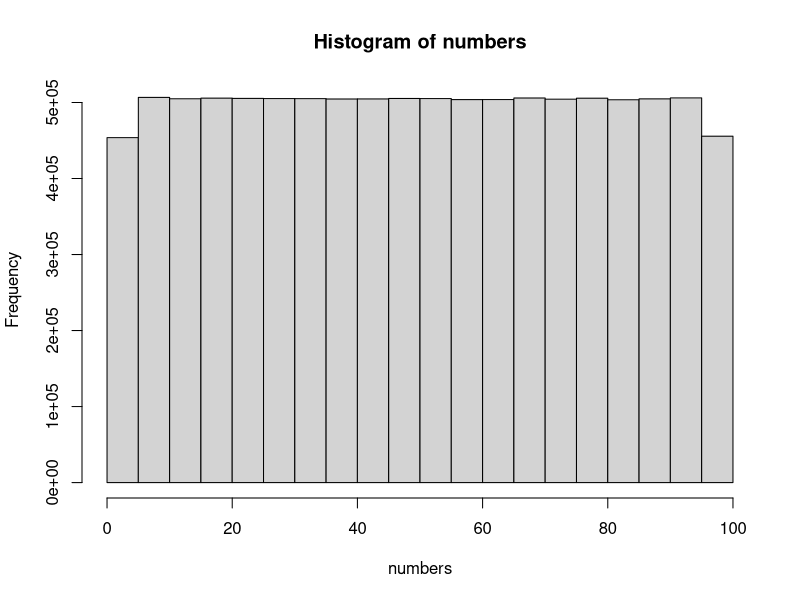

Here is the R script that generated this plot: (Note: this script raises an error after producing the figure.)
# ------------------------------------------------------------------------------
# Guessing Game Exercise
# ------------------------------------------------------------------------------
# October 2021
# Pete Arnold
# ------------------------------------------------------------------------------

# Step 0. Display something so we know we are working.
print("Hello, world!")

# Step 1. Think of a number.
# Generate a random number between 1 and 100 (inclusive). There are other
# solutions, for example, n <- as.integer(runif(1) * 100).
# This is a function call that gets 1 number in the range 1 to 100 from a
# uniform distribution (we'll cover that later).
number <- runif(n=1, min=1, max=100)
# But we should only allow whole numbers as decimals would be hard to guess
# exactly, so we round 'number' to zero decimal place and save the value back to
# 'number'.
number <- round(number, 0)

# We can, in fact, do this is one step.
number <- round(runif(1, 1, 100), 0)

# ------------------------------------------------------------------------------

# How shall we check that this is correct?
# Make n large and see the statistics of the values are saying.
# It is good practice to put numbers that might vary in named variables.

# Define a large number.
count <- 10000000
# Get that many numbers - this will be a long list called numbers.
numbers <- round(runif(count, 1, 100), 0)
# We can plot a histogram of those numbers to see if it looks right.
hist(numbers)
# We can do the basic descriptive statistics and see if they look right.
summary(numbers)

# ------------------------------------------------------------------------------

# And, as they are numbers, we can write some code to check them for us.
# Here we have textual data, Min. and Max., which we indicate is text by placing
# quotes around them (they are referred to as strings (of characters)).
# The square brackets []allow us to access a paricular data entry in a list.
# The 'if' statement reads like it is written and will run the first section of
# code if the check on the 'if' line is TRUE and the second if it is FALSE.
check <- summary(numbers)
if ((check['Min.'] == 1) & (check['Max.'] == 100)) {
    print("Number range is OK.")
} else {
    print("Number range is not as intended!")
}

# ------------------------------------------------------------------------------

# 2. Get the user to make a guess.

guess <- readline(prompt="Enter a number:")

# ------------------------------------------------------------------------------

# 3. How do we check that we have a number?
# Convert the entered string to a number - as.numeric() will do this and, if the
# string is not a number it will return NA.
guess <- as.numeric(guess)

# Now all we need to do is check if the guess is NA. If not, it must be a
# number. If it is NA, we'll stop and print out a message to tell the user.
# This kind of checking is done with an 'if' statement - if the contents of the
# brackets after the if are TRUE, the next section is run. If FALSE, it is
# skipped.
if (is.na(guess)){
    stop("That guess was not a number!\n")
}

# ------------------------------------------------------------------------------

# 4. How do we check if the guess matches the number?
# 4.1
if (guess == number){
    print("You guessed correctly!")
}
# 4.2
if (guess == number){
    print("You guessed correctly!")
} else {
    print("You guessed wrong!")
}
# 4.3
have_guessed <- guess == number
if (have_guessed == TRUE){
    print("You guessed correctly!")
} else {
    print("You guessed wrong!")
}

# ------------------------------------------------------------------------------

# 5. Do it again - use a loop - one with for, one with while and one with
# repeat.

# This is all the one-guess code.
number <- runif(1, 1, 100)
number <- round(number, 0)
guess <- readline(prompt="Enter a number:")
guess <- as.numeric(guess)
if (is.na(guess)){
    stop("That guess was not a number!\n")
}
have_guessed <- guess == number
if (have_guessed == TRUE){
    print("You guessed correctly!")
} else {
    print("You guessed wrong!")
}

# This is the for-loop code.
number <- runif(1, 1, 100)
number <- round(number, 0)
attempts <- 0
steps <- 10
for (step in 1: steps){
    guess <- readline(prompt="Enter a number:")
    guess <- as.numeric(guess)
    if (is.na(guess)){
        stop("That guess was not a number!\n")
    }
    have_guessed <- guess == number
    attempts <- attempts + 1
    if (have_guessed == TRUE){
        print("You guessed correctly!")
        break
    } else {
        print("You guessed wrong!")
    }
}

# This is the while-loop code.
number <- runif(1, 1, 100)
number <- round(number, 0)
attempts <- 0
have_guessed <- FALSE
while(have_guessed == FALSE){
    guess <- readline(prompt="Enter a number:")
    guess <- as.numeric(guess)
    if (is.na(guess)){
        stop("That guess was not a number!\n")
    }
    have_guessed <- guess == number
    attempts <- attempts + 1
    if (have_guessed == TRUE){
        print("You guessed correctly!")
    } else {
        print("You guessed wrong!")
    }
}

# This is the repeat-loop code.
number <- runif(1, 1, 100)
number <- round(number, 0)
attempts <- 0
repeat{
    guess <- readline(prompt="Enter a number:")
    guess <- as.numeric(guess)
    if (is.na(guess)){
        stop("That guess was not a number!\n")
    }
    have_guessed <- guess == number
    attempts <- attempts + 1
    if (have_guessed == TRUE){
        print("You guessed correctly!")
        break
    } else {
        print("You guessed wrong!")
    }
}

# ------------------------------------------------------------------------------

# 7. Messing with the code.
# 7.1 Improving the messages.
# This is the repeat-loop code.
number <- runif(1, 1, 100)
number <- round(number, 0)
attempts <- 0
repeat{
    guess_string <- readline(prompt="Enter a number:")
    guess <- as.numeric(guess_string)
    if (is.na(guess)){
        stop(paste("That guess (", guess_string, ") was not a number!\n"))
    }
    have_guessed <- guess == number
    attempts <- attempts + 1
    if (have_guessed == TRUE){
        cat("You guessed correctly, it was", number, "!\n")
        cat("You took", attempts, "goes to guess.\n")
        break
    } else {
        cat("You guessed wrong, it wasn't", guess, "!\n")
    }
}

# 7.2 Improve the error handling.
number <- runif(1, 1, 100)
number <- round(number, 0)
attempts <- 0
repeat{
    guess_string <- readline(prompt="Enter a number:")
    guess <- as.numeric(guess_string)
    if (is.na(guess)){
        cat("That guess (", guess_string, ") was not a number!\n")
        next
    }
    have_guessed <- guess == number
    attempts <- attempts + 1
    if (have_guessed == TRUE){
        cat("You guessed correctly, it was", number, "!\n")
        cat("You took", attempts, "goes to guess.\n")
        break
    } else {
        cat("You guessed wrong, it wasn't", guess, "!\n")
    }
}

# 7.3 An explicit way out.
number <- runif(1, 1, 100)
number <- round(number, 0)
attempts <- 0
repeat{
    guess_string <- readline(prompt="Enter a number:")
    if (guess_string == 'q'){
        break
    }
    guess <- as.numeric(guess_string)
    if (is.na(guess)){
        cat("That guess (", guess_string, ") was not a number!\n")
        next
    }
    have_guessed <- guess == number
    attempts <- attempts + 1
    if (have_guessed == TRUE){
        cat("You guessed correctly, it was", number, "!\n")
        cat("You took", attempts, "goes to guess.\n")
        break
    } else {
        cat("You guessed wrong, it wasn't", guess, "!\n")
    }
}

# 7.4 With clues.
number <- runif(1, 1, 100)
number <- round(number, 0)
attempts <- 0
repeat{
    guess_string <- readline(prompt="Enter a number:")
    if (guess_string == 'q'){
        break
    }
    guess <- as.numeric(guess_string)
    if (is.na(guess)){
        cat("That guess (", guess_string, ") was not a number!\n")
        next
    }
    have_guessed <- guess == number
    attempts <- attempts + 1
    if (have_guessed == TRUE){
        cat("You guessed correctly, it was", number, "!\n")
        cat("You took", attempts, "goes to guess.\n")
        break
    } else {
        if (guess > number) {
            cat("You guessed too high, it wasn't", guess, "!\n")
        } else {
            cat("You guessed too low, it wasn't", guess, "!\n")
        }
    }
}

# 7.5 Save the guesses.
number <- runif(1, 1, 100)
number <- round(number, 0)
attempts <- 0
guesses <- vector()
repeat{
    guess_string <- readline(prompt="Enter a number:")
    if (guess_string == "q"){
        break
    }
    guess <- as.numeric(guess_string)
    if (is.na(guess)){
        cat("That guess (", guess_string, ") was not a number!\n")
        next
    }
    guesses <- c(guesses, guess)
    have_guessed <- guess == number
    attempts <- attempts + 1
    if (have_guessed == TRUE){
        cat("You guessed correctly, it was", number, "!\n")
        cat("You took", attempts, "goes to guess.\n")
        break
    } else {
        if (guess > number) {
            cat("You guessed too high, it wasn't", guess, "!\n")
        } else {
            cat("You guessed too low, it wasn't", guess, "!\n")
        }
    }
}
print("You guessed the following values:")
print(guesses)
plot(guesses, type='l')
abline(h=number, col='red')

# 7.6 Move the number.
number <- runif(1, 1, 100)
number <- round(number, 0)
attempts <- 0
change <- 3
guesses <- vector()
numbers <- c(number)
repeat{
    guess_string <- readline(prompt="Enter a number:")
    if (guess_string == "q"){
        break
    }
    guess <- as.numeric(guess_string)
    if (is.na(guess)){
        cat("That guess (", guess_string, ") was not a number!\n")
        next
    }
    guesses <- c(guesses, guess)
    have_guessed <- guess == number
    attempts <- attempts + 1
    if (have_guessed == TRUE){
        cat("You guessed correctly, it was", number, "!\n")
        cat("You took", attempts, "goes to guess.\n")
        break
    } else {
        if (guess > number) {
            cat("You guessed too high, it wasn't", guess, "!\n")
        } else {
            cat("You guessed too low, it wasn't", guess, "!\n")
        }
        number <- number + round(runif(1, -change, change), 0)
        numbers <- c(numbers, number)
    }
}
print("You guessed the following values:")
print(guesses)
plot(guesses, type='l', col='blue')
lines(numbers, col='red')

# ------------------------------------------------------------------------------
